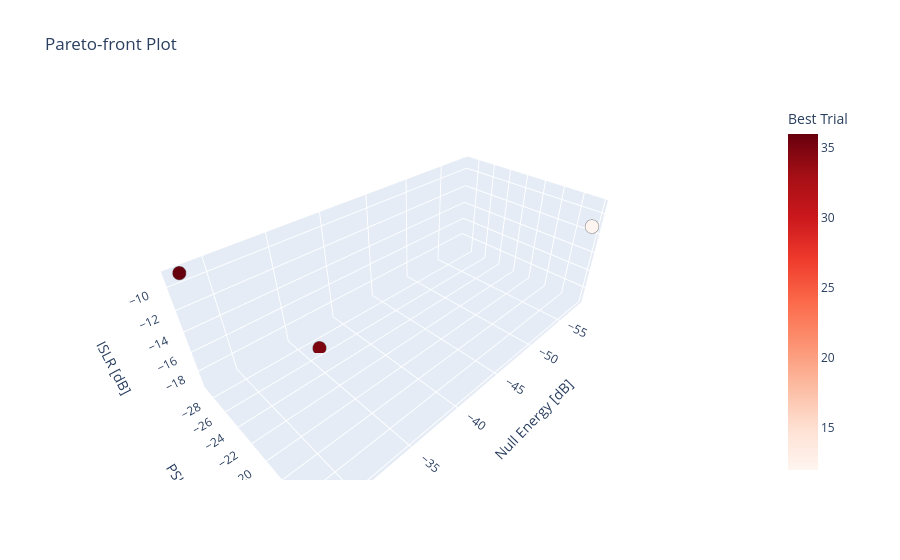

Notebook code cell kept with this figure:
### Code cell
import optuna.visualization as vis

fig = vis.plot_pareto_front(
    study, 
    target_names=["Null Energy (Min)", "PSLR ", "ISLR (Min)"]
)
#fig.show()
import numpy as np

# 1. יצירת הגרף המקורי של אופטונה (הכותרות כבר עם [dB])
fig1 = vis.plot_pareto_front(
    study, 
    target_names=["Null Energy [dB]", "PSLR [dB]", "ISLR [dB]"],
    include_dominated_trials=False
)

# 2. המרת כל הנתונים של שלושת הצירים ל-dB
for trace in fig1.data:
    # ציר X: אנרגיית החורים (Nulls)
    if trace.x is not None:
        trace.x = 10 * np.log10(np.array(trace.x, dtype=float) + 1e-20)
        
    # ציר Y: המדד השני (PSLR)
    if trace.y is not None:
        trace.y = 10 * np.log10(np.array(trace.y, dtype=float) + 1e-20)
        
    # ציר Z: המדד השלישי (ISLR)
    if trace.z is not None:
        trace.z = 10 * np.log10(np.array(trace.z, dtype=float) + 1e-20)

# 3. עדכון התצוגה התלת-מימדית כדי שהצירים יהיו ברורים
fig1.update_layout(
    scene=dict(
        xaxis_title="Null Energy [dB]",
        yaxis_title="PSLR [dB]",
        zaxis_title="ISLR [dB]"
    )
)

# 4. הצגת הגרף
fig1.show()
fig2 = vis.plot_pareto_front(
    study,
    targets=lambda t: (t.values[0], t.values[1]), # חיתוך ל-2D
    target_names=["Null Energy (Min)", "PSLR (Max)"],
    include_dominated_trials=False
    
)
#fig2.show()
fig3 = vis.plot_parallel_coordinate(
    study,
    target=lambda t: t.values[1], # מסתכלים על ה-PSLR
    target_name="PSLR (dB)"
)
#fig3.show()
fig4 = vis.plot_param_importances(
    study,
    target=lambda t: t.values[0], # מסתכלים על ה-Nulls
    target_name="Null Energy"
)
#fig4.show()

print("\n--- Best Options on the Pareto Front ---")
best_trials = study.best_trials

import numpy as np

print("\n--- Best Options on the Pareto Front ---")
best_trials = study.best_trials

for i, trial in enumerate(best_trials):
    # שליפת הערכים הליניאריים שחזרו מאופטונה
    null_lin = trial.values[0]
    pslr_lin = trial.values[1]
    islr_lin = trial.values[2]
    
    # המרה ל-dB (נוסיף 1e-20 כדי למנוע שגיאת log של אפס)
    null_db = 10 * np.log10(null_lin + 1e-20)
    pslr_db = 10 * np.log10(pslr_lin + 1e-20)
    islr_db = 10 * np.log10(islr_lin + 1e-20)
    
    print(f"\nOption {i+1} (Trial #{trial.number}):")
    # הדפסה יפה שמציגה את המעבר מליניארי ל-dB
    print(f"  Null Energy: {null_lin:.2e}  -->  {null_db:.2f} dB")
    print(f"  PSLR:        {pslr_lin:.6f}  -->  {pslr_db:.2f} dB")
    print(f"  ISLR:        {islr_lin:.6f}  -->  {islr_db:.2f} dB")
    
    print("  Betas to use:")
    for key, value in trial.params.items():
        print(f"    {key} = {value:.6e}")

### Figure 1 — Plotly figure (JSON) as saved in the notebook; plotly's stock layout.template omitted (floating-point values rounded to 4 significant figures)
{"data": [{"hovertemplate": "%{text}<extra>Trial</extra>", "marker": {"color": [], "colorbar": {"title": {"text": "Trial"}}, "colorscale": [[0, "rgb(247,251,255)"], [0.125, "rgb(222,235,247)"], [0.25, "rgb(198,219,239)"], [0.375, "rgb(158,202,225)"], [0.5, "rgb(107,174,214)"], [0.625, "rgb(66,146,198)"], [0.75, "rgb(33,113,181)"], [0.875, "rgb(8,81,156)"], [1, "rgb(8,48,107)"]], "line": {"color": "Grey", "width": 0.5}}, "mode": "markers", "showlegend": false, "text": [], "type": "scatter3d", "x": [], "y": [], "z": []}, {"hovertemplate": "%{text}<extra>Best Trial</extra>", "marker": {"color": [12, 35, 36], "colorbar": {"title": {"text": "Best Trial"}, "x": 1, "xpad": 40}, "colorscale": [[0, "rgb(255,245,240)"], [0.125, "rgb(254,224,210)"], [0.25, "rgb(252,187,161)"], [0.375, "rgb(252,146,114)"], [0.5, "rgb(251,106,74)"], [0.625, "rgb(239,59,44)"], [0.75, "rgb(203,24,29)"], [0.875, "rgb(165,15,21)"], [1, "rgb(103,0,13)"]], "line": {"color": "Grey", "width": 0.5}}, "mode": "markers", "showlegend": false, "text": ["{<br>  \"number\": 12,<br>  \"values\": [<br>    1.50953286662556e-06,<br>    0.037775167635312475,<br>    0.077773154957993<br>  ],<br>  \"params\": {<br>    \"lr\": 0.00035917957811165474,<br>    \"beta_smooth\": 0.0028835545820113944,<br>    \"beta_norm\": 0.0015900884268622898,<br>    \"beta_pslr\": 4.936905143030774,<br>    \"beta_islr\": 5.7854969678481325,<br>    \"beta_div1\": 0.10680908917167513,<br>    \"beta_div2\": 0.26752732726022993<br>  }<br>}", "{<br>  \"number\": 35,<br>  \"values\": [<br>    0.00023587578854718396,<br>    0.00221981506903864,<br>    0.011282335076101931<br>  ],<br>  \"params\": {<br>    \"lr\": 0.0007154870061815855,<br>    \"beta_smooth\": 0.003101149786445851,<br>    \"beta_norm\": 0.0029991251016027215,<br>    \"beta_pslr\": 0.008179416288494373,<br>    \"beta_islr\": 577.7466275053214,<br>    \"beta_div1\": 188.6111577812867,<br>    \"beta_div2\": 5.22267430963654<br>  }<br>}", "{<br>  \"number\": 36,<br>  \"values\": [<br>    0.001539726661529993,<br>    0.0012279592365048795,<br>    0.1247227193760371<br>  ],<br>  \"params\": {<br>    \"lr\": 0.009929494610979124,<br>    \"beta_smooth\": 0.018879045224443575,<br>    \"beta_norm\": 0.0017313441564280102,<br>    \"beta_pslr\": 339.84190256353867,<br>    \"beta_islr\": 0.016699650691147504,<br>    \"beta_div1\": 618.8161441996218,<br>    \"beta_div2\": 2.27189586646101<br>  }<br>}"], "type": "scatter3d", "x": [-58.21, -36.27, -28.13], "y": [-14.23, -26.54, -29.11], "z": [-11.09, -19.48, -9.041]}], "layout": {"scene": {"xaxis": {"title": {"text": "Null Energy [dB]"}}, "yaxis": {"title": {"text": "PSLR [dB]"}}, "zaxis": {"title": {"text": "ISLR [dB]"}}}, "title": {"text": "Pareto-front Plot"}}}
